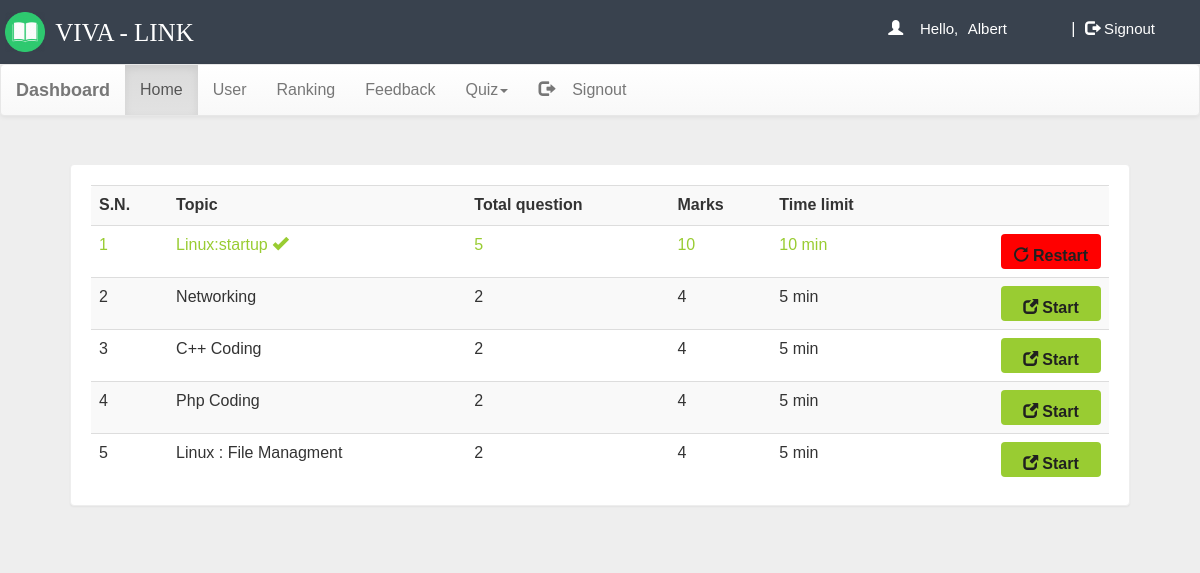
/dash.php (signed in), run on the app's committed database.
### tables this page shows
CREATE TABLE `quiz` (
  `eid` text NOT NULL,
  `title` varchar(100) NOT NULL,
  `sahi` int(11) NOT NULL,
  `wrong` int(11) NOT NULL,
  `total` int(11) NOT NULL,
  `time` bigint(20) NOT NULL,
  `intro` text NOT NULL,
  `tag` varchar(100) NOT NULL,
  `date` timestamp NOT NULL DEFAULT CURRENT_TIMESTAMP ON UPDATE CURRENT_TIMESTAMP
);

### dash.php (the view, shortened to what this page needs)
<!DOCTYPE html PUBLIC "-//W3C//DTD XHTML 1.0 Transitional//EN" "http://www.w3.org/TR/xhtml1/DTD/xhtml1-transitional.dtd">
<html xmlns="http://www.w3.org/1999/xhtml">
<head>
  <link rel="stylesheet" href="css/bootstrap.min.css" />
  <link rel="stylesheet" href="css/bootstrap-theme.min.css" />
  <link rel="stylesheet" href="css/main.css">
  <link rel="stylesheet" href="css/font.css">
</head>
<body style="background:#eee;">
  <div class="header" style="background: #39424e;">
    <div class="navi" style="z-index: 1; position: absolute;">
      <div class=" logo" style=" margin:5px; margin-top:3px;">
        <img class="img1" src="image/subject-icon-12.jpg" alt="logo" width="40px" height="40px" />
        <div style="display: inline-block;font-size: 25px;
    font-family: 'Times New Roman', Times, serif ;color:white;">VIVA - LINK</div>
      </div>
    </div>
    <div class=" row">
      <?php
      include_once 'dbConnection.php';
      $email = $_SESSION['email'];
      if (!(isset($_SESSION['email']))) {
        header("location:index.php");
      } else {
        $name = $_SESSION['name'];;
        echo '<span style= "color:white" class="pull-right top title1" ><span style= "color:white" class="log1"><span style= "color:white"class="glyphicon glyphicon-user" aria-hidden="true"></span>&nbsp;&nbsp;&nbsp;&nbsp;Hello,</span> <a href="account.php" class="log log1" style= "color:white">' . $name . '</a>&nbsp;|&nbsp;<a href="logout.php?q=account.php" class="log" style= "color:white"><span style= "color:white" class="glyphicon glyphicon-log-out" aria-hidden="true"></span>&nbsp;Signout</button></a></span>';
      } ?>
    </div>
  </div>
  <nav class="navbar navbar-default title1" style="position: absolute;width:100%;">
    <div class=" container-fluid">
      <div class="navbar-header">
        <a class="navbar-brand" href="dash.php?q=0"><b>Dashboard</b></a>
      </div>
      <div class="collapse navbar-collapse" id="bs-example-navbar-collapse-1">
        <ul class="nav navbar-nav">
          <li <?php if (@$_GET['q'] == 0) echo 'class="active"'; ?>><a href="dash.php?q=0">Home<span class="sr-only">(current)</span></a></li>
          <li <?php if (@$_GET['q'] == 1) echo 'class="active"'; ?>><a href="dash.php?q=1">User</a></li>
          <li <?php if (@$_GET['q'] == 2) echo 'class="active"'; ?>><a href="dash.php?q=2">Ranking</a></li>
          <li <?php if (@$_GET['q'] == 3) echo 'class="active"'; ?>><a href="dash.php?q=3">Feedback</a></li>
          <li class="dropdown <?php if (@$_GET['q'] == 4 || @$_GET['q'] == 5) echo 'active"'; ?>">
            <a href="#" class="dropdown-toggle" data-toggle="dropdown" role="button" aria-haspopup="true" aria-expanded="false">Quiz<span class="caret"></span></a>
          </li>
          <li class="pull-right"> <a href="logout.php?q=account.php"><span class="glyphicon glyphicon-log-out" aria-hidden="true"></span>&nbsp;&nbsp;&nbsp;&nbsp;Signout</a></li>
        </ul>
      </div>
    </div>
  </nav>
  <div class="container" style="margin-top: 60px; ">
    <div class="row">
      <div class="col-md-12">
        <?php if (@$_GET['q'] == 0) {
          $result = mysqli_query($con, "SELECT * FROM quiz ORDER BY date DESC") or die('Error');
          echo  '<div class="panel"><div class="table-responsive"><table class="table table-striped title1">
<tr><td><b>S.N.</b></td><td><b>Topic</b></td><td><b>Total question</b></td><td><b>Marks</b></td><td><b>Time limit</b></td><td></td></tr>';
          $c = 1;
          while ($row = mysqli_fetch_array($result)) {
            $title = $row['title'];
            $total = $row['total'];
            $sahi = $row['sahi'];
            $time = $row['time'];
            $eid = $row['eid'];
            $q12 = mysqli_query($con, "SELECT score FROM history WHERE eid='$eid' AND email='$email'") or die('Error98');
            $rowcount = mysqli_num_rows($q12);
            if ($rowcount == 0) {
              echo '<tr><td>' . $c++ . '</td><td>' . $title . '</td><td>' . $total . '</td><td>' . $sahi * $total . '</td><td>' . $time . '&nbsp;min</td>
	<td><b><a href="account.php?q=quiz&step=2&eid=' . $eid . '&n=1&t=' . $total . '" class="pull-right btn sub1" style="margin:0px;background:#99cc32"><span class="glyphicon glyphicon-new-window" aria-hidden="true"></span>&nbsp;<span class="title1"><b>Start</b></span></a></b></td></tr>';
            } else {
              echo '<tr style="color:#99cc32"><td>' . $c++ . '</td><td>' . $title . '&nbsp;<span title="This quiz is already solve by you" class="glyphicon glyphicon-ok" aria-hidden="true"></span></td><td>' . $total . '</td><td>' . $sahi * $total . '</td><td>' . $time . '&nbsp;min</td>
	<td><b><a href="update.php?q=quizre&step=25&eid=' . $eid . '&n=1&t=' . $total . '" class="pull-right btn sub1" style="margin:0px;background:red"><span class="glyphicon glyphicon-repeat" aria-hidden="true"></span>&nbsp;<span class="title1"><b>Restart</b></span></a></b></td></tr>';
            }
          }
          echo '</table></div></div>';
        }
        ?>
      </div>
    </div>
  </div>
</body>
</html>

### css/main.css (style rules this page uses)
body { overflow-x: hidden; width: 100%; font: 15px "Century Gothic", "Times Roman", sans-serif; background: #eee; min-height: 550px; background-attachment: fixed; }
.panel { border-color: #eee; margin: 40px; padding: 20px; font: 15px "Century Gothic", "Times Roman", sans-serif; }
.header { background: #202020; height: 64px; }
.logo { font-family: "typo"; font-size: 35px; color: #ffbb33; margin: 15px; }
.title1 { font: 16px "Century Gothic", "Times Roman", sans-serif; }
.sub1 { width: 90px; color: #202020; background: orange; font-size: 15px; height: 35px; margin: 20px; padding: 10px; width: 100px; }
.top { margin-top: 20px; }
.log1 { font: 15px "Ubuntu", sans-serif; color: orange; margin-left: 10px; }
.log { margin: 10px; margin-right: 60px; margin-left: 5px; color: orange; text-decoration: none; font-size: 20px; font-size: 15px; }

### data on the page
quiz: title "Linux:startup", total "5", $sahi * $total "10", time "10"
quiz: title "Networking", total "2", $sahi * $total "4", time "5"
quiz: title "C++ Coding", total "2", $sahi * $total "4", time "5"
quiz: title "Php Coding", total "2", $sahi * $total "4", time "5"
quiz: title "Linux : File Managment", total "2", $sahi * $total "4", time "5"

### other printed values
$name "Albert"
